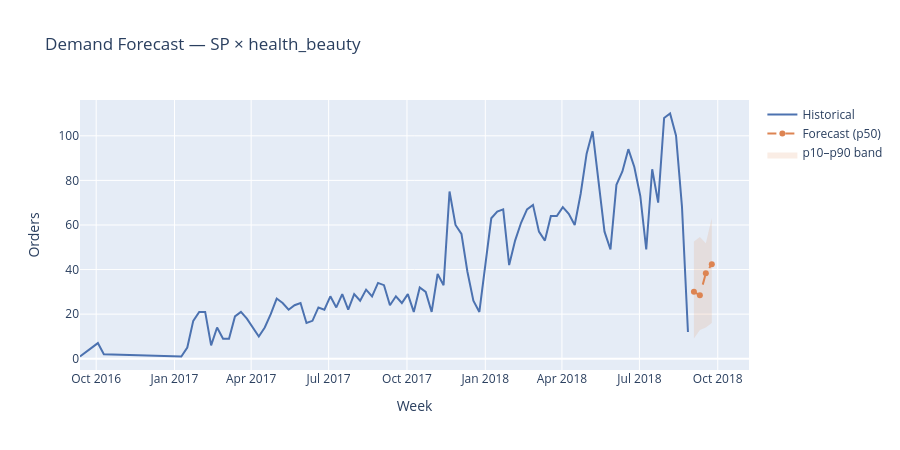

The code cell stored with this chart in its notebook:
### Markdown cell above
## 5. Forecast Visualisation

### Code cell
# Change state/cat to explore other combinations
state, cat = "SP", "health_beauty"

hist  = demand[(demand["customer_state"] == state) & (demand["category"] == cat)].sort_values("week_start")
fcast = forecast[(forecast["customer_state"] == state) & (forecast["category"] == cat)]

if len(hist) > 0:
    fig = go.Figure()
    fig.add_trace(go.Scatter(
        x=hist["week_start"], y=hist["order_count"],
        name="Historical", line=dict(color="#4C72B0"),
    ))
    if len(fcast) > 0:
        fig.add_trace(go.Scatter(
            x=fcast["forecast_date"], y=fcast["forecast_p50"],
            name="Forecast (p50)", line=dict(color="#DD8452", dash="dash"),
        ))
        fig.add_trace(go.Scatter(
            x=pd.concat([fcast["forecast_date"], fcast["forecast_date"].iloc[::-1]]),
            y=pd.concat([fcast["forecast_p90"], fcast["forecast_p10"].iloc[::-1]]),
            fill="toself", fillcolor="rgba(221,132,82,0.15)",
            line=dict(color="rgba(0,0,0,0)"), name="p10–p90 band",
        ))
    fig.update_layout(
        title=f"Demand Forecast — {state} × {cat}",
        xaxis_title="Week", yaxis_title="Orders", height=450,
    )
    fig.show()
else:
    print(f"No data for {state} × {cat}")

### Figure 1 — Plotly figure (JSON) as saved in the notebook; plotly's stock layout.template omitted (floating-point values rounded to 4 significant figures)
{"data": [{"line": {"color": "#4C72B0"}, "name": "Historical", "type": "scatter", "x": ["2016-09-12T00:00:00", "2016-10-03T00:00:00", "2016-10-10T00:00:00", "2017-01-09T00:00:00", "2017-01-16T00:00:00", "2017-01-23T00:00:00", "2017-01-30T00:00:00", "2017-02-06T00:00:00", "2017-02-13T00:00:00", "2017-02-20T00:00:00", "2017-02-27T00:00:00", "2017-03-06T00:00:00", "2017-03-13T00:00:00", "2017-03-20T00:00:00", "2017-03-27T00:00:00", "2017-04-03T00:00:00", "2017-04-10T00:00:00", "2017-04-17T00:00:00", "2017-04-24T00:00:00", "2017-05-01T00:00:00", "2017-05-08T00:00:00", "2017-05-15T00:00:00", "2017-05-22T00:00:00", "2017-05-29T00:00:00", "2017-06-05T00:00:00", "2017-06-12T00:00:00", "2017-06-19T00:00:00", "2017-06-26T00:00:00", "2017-07-03T00:00:00", "2017-07-10T00:00:00", "2017-07-17T00:00:00", "2017-07-24T00:00:00", "2017-07-31T00:00:00", "2017-08-07T00:00:00", "2017-08-14T00:00:00", "2017-08-21T00:00:00", "2017-08-28T00:00:00", "2017-09-04T00:00:00", "2017-09-11T00:00:00", "2017-09-18T00:00:00", "2017-09-25T00:00:00", "2017-10-02T00:00:00", "2017-10-09T00:00:00", "2017-10-16T00:00:00", "2017-10-23T00:00:00", "2017-10-30T00:00:00", "2017-11-06T00:00:00", "2017-11-13T00:00:00", "2017-11-20T00:00:00", "2017-11-27T00:00:00", "2017-12-04T00:00:00", "2017-12-11T00:00:00", "2017-12-18T00:00:00", "2017-12-25T00:00:00", "2018-01-01T00:00:00", "2018-01-08T00:00:00", "2018-01-15T00:00:00", "2018-01-22T00:00:00", "2018-01-29T00:00:00", "2018-02-05T00:00:00", "2018-02-12T00:00:00", "2018-02-19T00:00:00", "2018-02-26T00:00:00", "2018-03-05T00:00:00", "2018-03-12T00:00:00", "2018-03-19T00:00:00", "2018-03-26T00:00:00", "2018-04-02T00:00:00", "2018-04-09T00:00:00", "2018-04-16T00:00:00", "2018-04-23T00:00:00", "2018-04-30T00:00:00", "2018-05-07T00:00:00", "2018-05-14T00:00:00", "2018-05-21T00:00:00", "2018-05-28T00:00:00", "2018-06-04T00:00:00", "2018-06-11T00:00:00", "2018-06-18T00:00:00", "2018-06-25T00:00:00", "2018-07-02T00:00:00", "2018-07-09T00:00:00", "2018-07-16T00:00:00", "2018-07-23T00:00:00", "2018-07-30T00:00:00", "2018-08-06T00:00:00", "2018-08-13T00:00:00", "2018-08-20T00:00:00", "2018-08-27T00:00:00"], "y": [1, 7, 2, 1, 5, 17, 21, 21, 6, 14, 9, 9, 19, 21, 18, 14, 10, 14, 20, 27, 25, 22, 24, 25, 16, 17, 23, 22, 28, 23, 29, 22, 29, 26, 31, 28, 34, 33, 24, 28, 25, 29, 21, 32, 30, 21, 38, 33, 75, 60, 56, 39, 26, 21, 41, 63, 66, 67, 42, 53, 61, 67, 69, 57, 53, 64, 64, 68, 65, 60, 74, 92, 102, 78, 57, 49, 78, 84, 94, 86, 73, 49, 85, 70, 108, 110, 100, 68, 12]}, {"line": {"color": "#DD8452", "dash": "dash"}, "name": "Forecast (p50)", "type": "scatter", "x": ["2018-09-03T00:00:00", "2018-09-10T00:00:00", "2018-09-17T00:00:00", "2018-09-24T00:00:00"], "y": [30.01, 28.44, 38.38, 42.37]}, {"fill": "toself", "fillcolor": "rgba(221,132,82,0.15)", "line": {"color": "rgba(0,0,0,0)"}, "name": "p10–p90 band", "type": "scatter", "x": ["2018-09-03T00:00:00", "2018-09-10T00:00:00", "2018-09-17T00:00:00", "2018-09-24T00:00:00", "2018-09-24T00:00:00", "2018-09-17T00:00:00", "2018-09-10T00:00:00", "2018-09-03T00:00:00"], "y": [52.57, 54.59, 51.75, 63.1, 16.06, 14.06, 12.85, 9.114]}], "layout": {"height": 450, "title": {"text": "Demand Forecast — SP × health_beauty"}, "xaxis": {"title": {"text": "Week"}}, "yaxis": {"title": {"text": "Orders"}}}}
